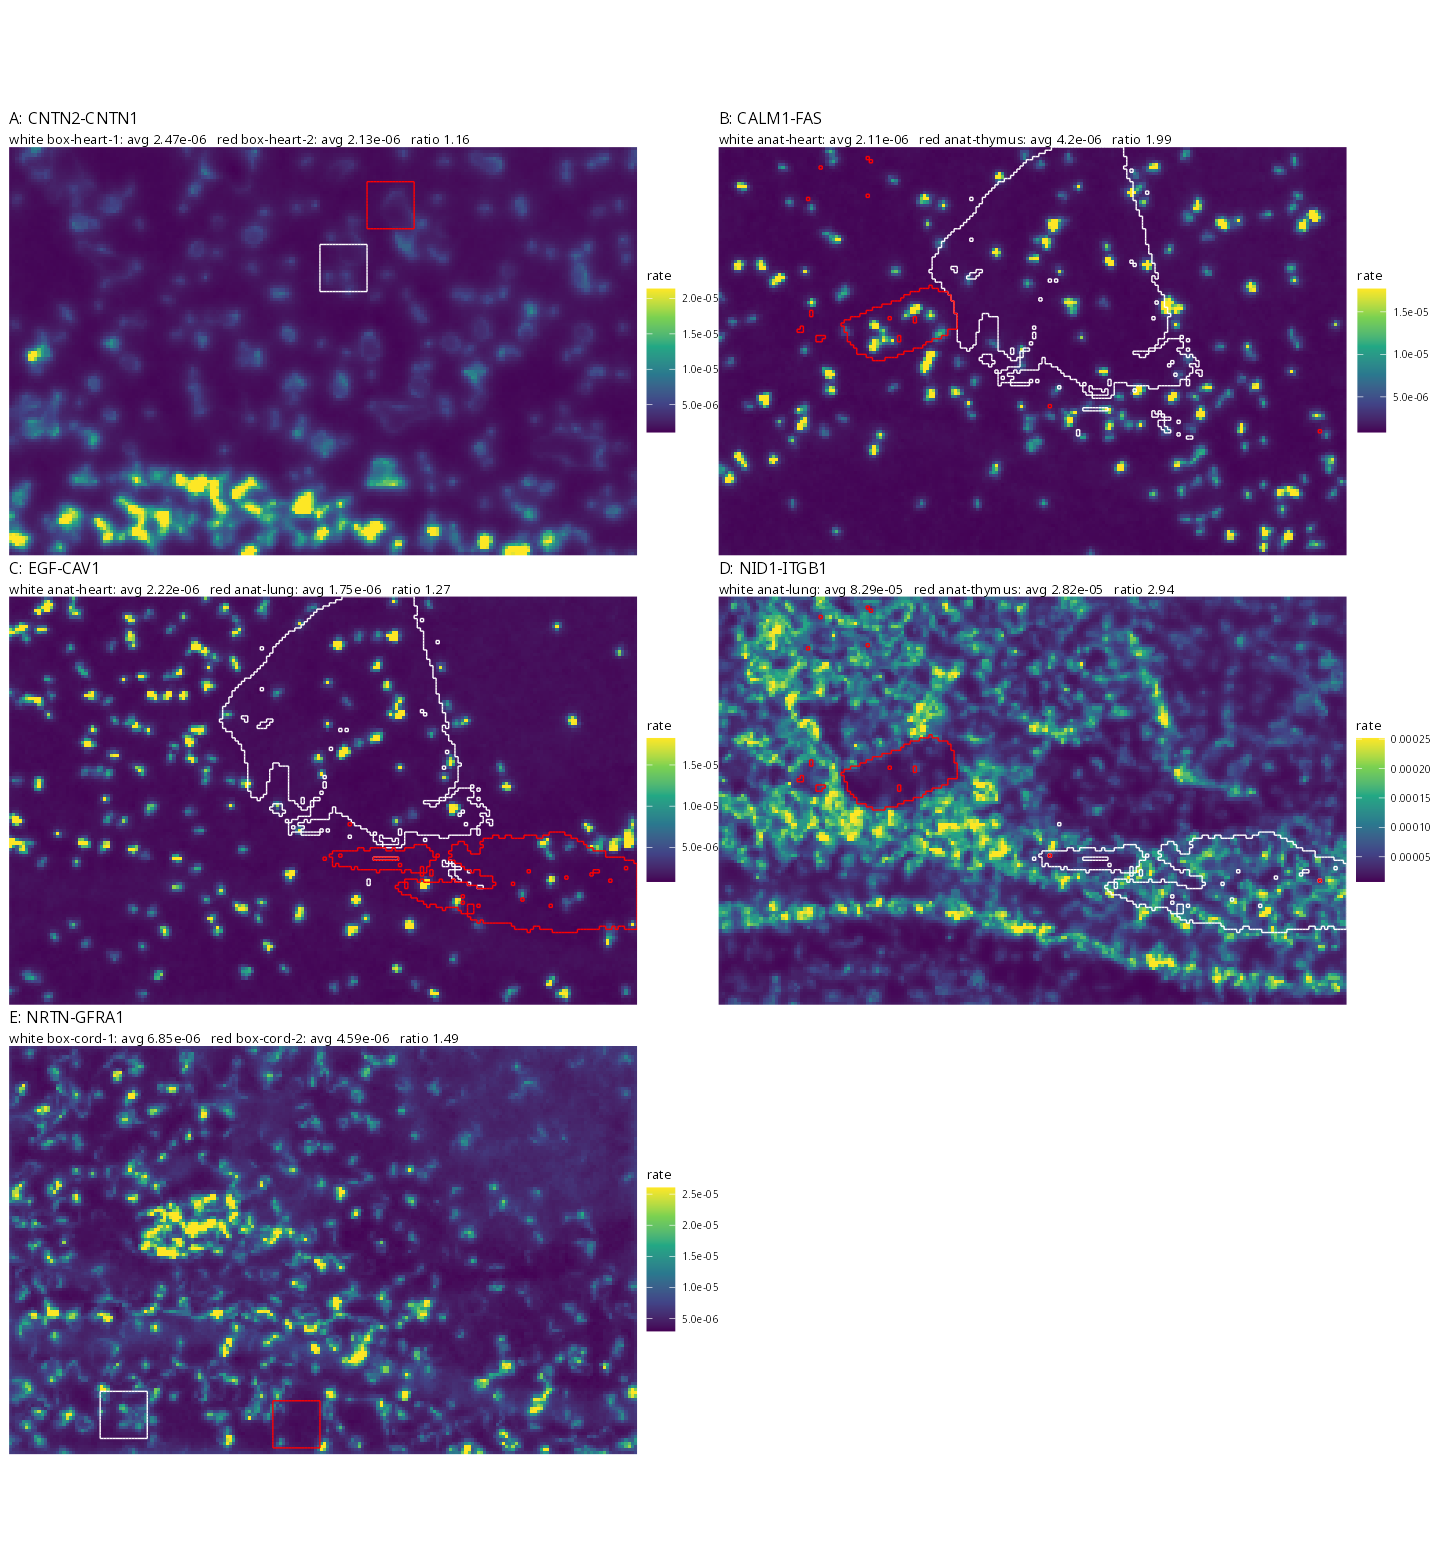

Here is the R script that generated this plot:
## Five plug-in examples for AOZ to rule on "looks different" (Phase 2). PLUG-IN ONLY.
## One instance drawn at random (seed 20261014) near each target ratio r = 1.15, 1.3, 1.5, 2, 3,
## from all (pair, frozen region comparison) instances with |r / target - 1| < 0.03.
## Maps: plug-in rate field (common minimum of posterior medians / total count), linear color
## scale capped at the field's 99th percentile, both regions outlined.
## Run: OMP_NUM_THREADS=1 distrobox enter emacs-r -- Rscript threshold-examples.R
suppressMessages({library(data.table); library(ggplot2); library(patchwork)})
D <- readRDS("design-regions.rds")
P <- readRDS(file.path(Sys.getenv("TMPOUT", "."), "plugin-rate.rds"))   # written by plugin-ratios.R (about 300 MB; keep out of git)
out <- fread("plugin-ratios.csv")
set.seed(20261014)
targets <- c(1.15, 1.3, 1.5, 2, 3)
ex <- rbindlist(lapply(targets, function(t) { c <- out[abs(ratio / t - 1) < 0.03]; c[sample(.N, 1)][, target := t] }))
ex <- ex[sample(.N)]            # shuffle so the panels are not in ratio order
ex[, label := LETTERS[seq_len(.N)]]
print(ex[, .(label, pair, r1, r2, a = signif(a, 3), b = signif(b, 3), ratio = round(ratio, 2))])
fwrite(ex, "threshold-examples.csv")
xy <- data.table(x = as.numeric(sub("\\..*", "", P$key)), y = as.numeric(sub(".*\\.", "", P$key)))
xy[, `:=`(i = (x - 15025)/50 + 1, j = (y - 11525)/50 + 1)]
edges <- function(nm) {             # boundary segments of a region's bins
  r <- D$regions[[nm]][, .(i, j)]; inr <- paste(r$i, r$j)
  rbind(r[!paste(i - 1, j) %in% inr, .(x = i - .5, xend = i - .5, y = j - .5, yend = j + .5)],
        r[!paste(i + 1, j) %in% inr, .(x = i + .5, xend = i + .5, y = j - .5, yend = j + .5)],
        r[!paste(i, j - 1) %in% inr, .(x = i - .5, xend = i + .5, y = j - .5, yend = j - .5)],
        r[!paste(i, j + 1) %in% inr, .(x = i - .5, xend = i + .5, y = j + .5, yend = j + .5)])
}
panels <- lapply(seq_len(nrow(ex)), function(k) {
  e <- ex[k]; v <- P$R[e$pair, ]; cap <- quantile(v, 0.99)
  d <- copy(xy)[, val := pmin(v, cap)]
  ggplot(d, aes(i, j)) + geom_raster(aes(fill = val)) +
    geom_segment(data = edges(e$r1), aes(x = x, xend = xend, y = y, yend = yend), color = "white", linewidth = 0.4) +
    geom_segment(data = edges(e$r2), aes(x = x, xend = xend, y = y, yend = yend), color = "red", linewidth = 0.4) +
    scale_fill_viridis_c(name = "rate") + coord_fixed(expand = FALSE) + theme_void(8) +
    labs(title = sprintf("%s: %s", e$label, e$pair),
         subtitle = sprintf("white %s: avg %.3g   red %s: avg %.3g   ratio %.2f", e$r1, e$a, e$r2, e$b, e$ratio))
})
ggsave("threshold-examples.png", wrap_plots(panels, ncol = 2), width = 12, height = 13, dpi = 120)
